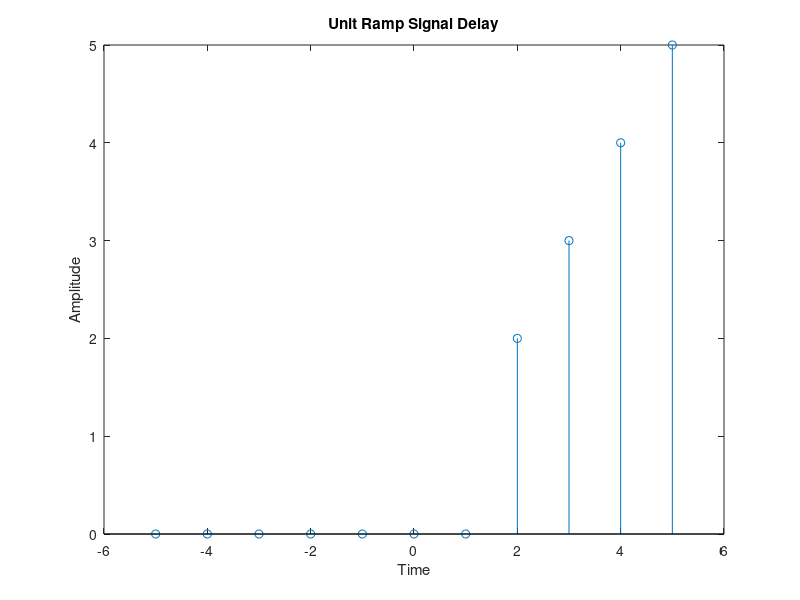

MATLAB code for this plot:
%Unit Ramp Signal Delay
%Matlab Code
n=-5:5;
x=n.*((n-2)>=0);
stem(n,x)
xlabel('Time');
ylabel('Amplitude');
title('Unit Ramp Signal Delay');